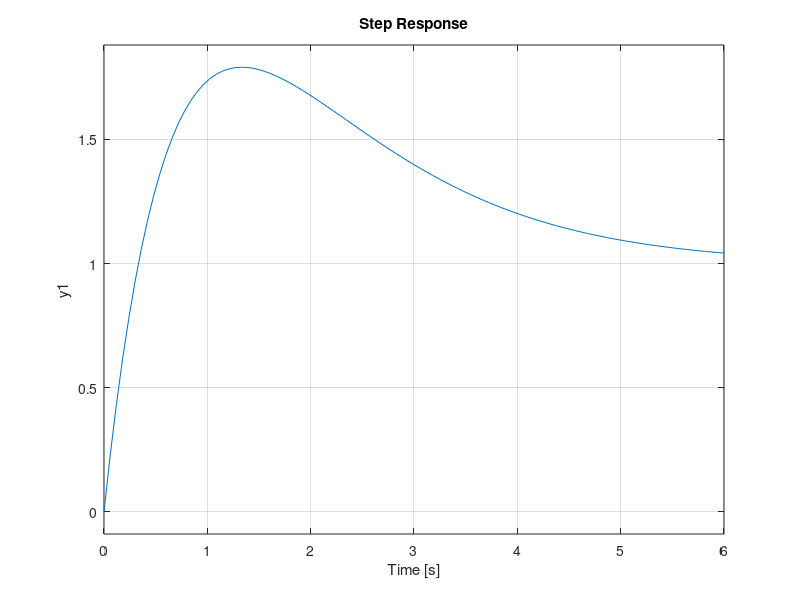

Recreate this plot in MATLAB. (Note: this script raises an error after producing the figure.)
close all; clear, clc

num = 1;
den = [1 -2];
G = tf(num,den);

Kp = 4;
Ki = 1;
Kd = 0;

C = pid(Kp,Ki,Kd);
CG = series(C,G);
L = feedback(CG,1)

pole(L)

step(L)

%% Variables simbólicas
syms s
C = Kp + Ki/s + Kd*s;
G = 1/(s-2);

L = simplify(C*G / (C*G + 1))